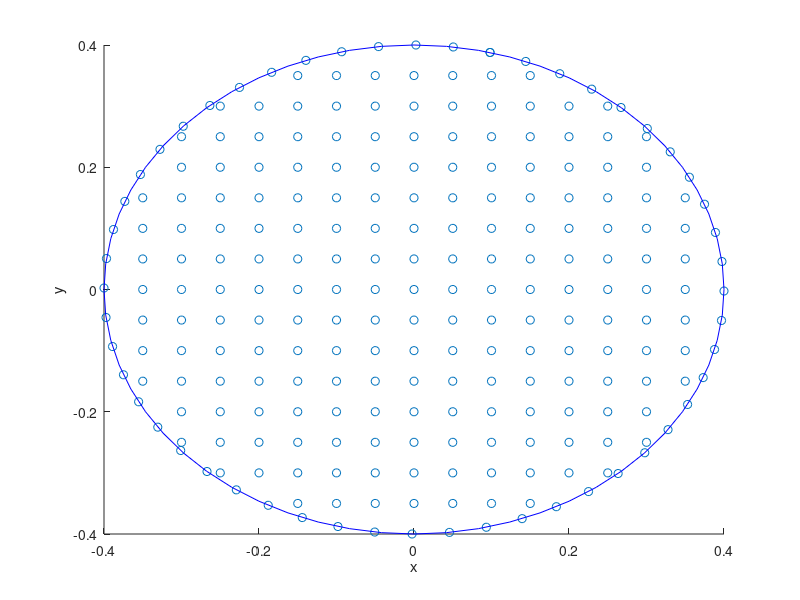

The MATLAB source for this figure: (Note: this script raises an error after producing the figure.)
%%
clear
load('./cir_coords.mat')
%load('/home/yiming/yiming_research/invariant_neural_operators-main/data_linear_peridynamic_solid/cir_coords05.mat')
domain1_coords=cir_coords(1:53,:);
%[xx,yy]=meshgrid(-0.4:0.1:0.4,-0.4:0.1:0.4);
[xx,yy]=meshgrid(-0.4:0.05:0.4,-0.4:0.05:0.4);
xx=xx(:);
yy=yy(:);
rr=xx.^2+yy.^2;
kk=floor(0.8/0.05)+1;
for i=1:kk^2
    if rr(i)<0.4^2
        domain1_coords=[domain1_coords;[xx(i),yy(i)]];
    end
end
figure(1)
scatter(domain1_coords(:,1),domain1_coords(:,2))
hold on
rectangle('Position', [[-0.4 -0.4], 2*0.4, 2*0.4], 'Curvature', [1,1], 'EdgeColor', 'b');
xlabel('x')
ylabel('y')
%set(gca,'FontSize',20)
pause(1)

Nh=41;
dh=1/(Nh-1);
[X,Y]=meshgrid(-0.5:dh:0.5, -0.5:dh:0.5);
ul_all=0;
ucla=0;
j=0;
for i=201:300
    dir='ubctest_final_order2_0075_0075_coef5';
    uname=['/home/yiming/yiming_research/fenics/HGO2d/',dir,'/displacement_',num2str(i-1),'.txt'];
    fname=['/home/yiming/yiming_research/fenics/HGO2d/',dir,'/bodyforce_',num2str(i-1),'.txt'];
    
    %filename = 'your_file.txt';  % Specify the file name or path
    if exist(uname, 'file') == 2
        j=j+1;
        u_all=load(uname);
        f_all=load(fname);
        %{
        figure(2)
        subplot(2,2,1)
        surf(reshape(u_all(:,1),Nh,Nh))
        title('ux')
        view(2)
        grid off
        colorbar
        xlim([1 41])
        ylim([1 41])

        subplot(2,2,2)
        surf(reshape(u_all(:,2),Nh,Nh))
        title('uy')
        view(2)
        grid off
        colorbar
        xlim([1 41])
        ylim([1 41])

        subplot(2,2,3)
        surf(reshape(f_all(:,1),Nh,Nh))
        title('fx')
        view(2)
        grid off
        colorbar
        xlim([1 41])
        ylim([1 41])

        subplot(2,2,4)
        surf(reshape(f_all(:,2),Nh,Nh))
        title('fy')
        view(2)
        grid off
        colorbar
        xlim([1 41])
        ylim([1 41])

        %saveas(gcf, ['/home/yiming/yiming_research/fenics/HGO2d/',dir,'/uf',num2str(i-1),'.png']);  % Save as PNG file
        %pause(1)
        %}

        newu1=interp2(X,Y,reshape(u_all(:,1),Nh,Nh),domain1_coords(:,1),domain1_coords(:,2),'spline');
        newu2=interp2(X,Y,reshape(u_all(:,2),Nh,Nh),domain1_coords(:,1),domain1_coords(:,2),'spline');

        newf1=interp2(X,Y,reshape(f_all(:,1),Nh,Nh),domain1_coords(:,1),domain1_coords(:,2),'spline');
        newf2=interp2(X,Y,reshape(f_all(:,2),Nh,Nh),domain1_coords(:,1),domain1_coords(:,2),'spline');

        u(j,:)=[newu1',newu2'];
        f(j,:)=[newf1',newf2'];

        %simple diff test
        ux1=reshape(u_all(:,1),Nh,Nh);
        uy1=reshape(u_all(:,2),Nh,Nh);
        n=Nh;
        dux1=(ux1(:,3:n)-ux1(:,1:n-2))/(1/(n-1)*2);
        duy1=(uy1(3:n,:)-uy1(1:n-2,:))/(1/(n-1)*2);
        div=dux1(2:n-1,:)+duy1(:,2:n-1);
        dn=4;
        divl=sqrt(sum(sum(div(dn:n-dn-1,dn:n-dn-1).^2))/((n-2*dn-1)^2));
        ul=sqrt(sum(sum(ux1(dn+1:n-dn,dn+1:n-dn).^2)+sum(uy1(dn+1:n-dn,dn+1:n-dn).^2))/((n-2*dn-1)^2));
        
        fprintf('i=%d, j=%d, ',i, j)
        
        fprintf('simple div test: %f, ', divl/ul)
        ul_all=ul_all+ul;
        
        ucl=norm(u(j,:));
        ucla=ucla+ucl;
        %ccl=3.424909; 
        ccl=norm(domain1_coords);
        fprintf('u norm: %f, coord norm: %f\n', ucl, ccl)
        
        if mod(j,100)<100
        figure(3)
        subplot(2,3,1)
        surfir(domain1_coords(:,1),domain1_coords(:,2),newu1);
        title('ux')
        view(2)
        grid off
        colorbar

        subplot(2,3,4)
        surfir(domain1_coords(:,1),domain1_coords(:,2),newu2);
        title('uy')
        view(2)
        grid off
        colorbar

        subplot(2,3,2)
        surfir(domain1_coords(:,1),domain1_coords(:,2),newu1+domain1_coords(:,1));
        title('ux+x')
        view(2)
        grid off
        colorbar

        subplot(2,3,5)
        surfir(domain1_coords(:,1),domain1_coords(:,2),newu2+domain1_coords(:,2));
        title('uy+y')
        view(2)
        grid off
        colorbar

        subplot(2,3,3)
        surfir(domain1_coords(:,1),domain1_coords(:,2),newf1);
        title('fx')
        view(2)
        grid off
        colorbar

        subplot(2,3,6)
        surfir(domain1_coords(:,1),domain1_coords(:,2),newf2);
        title('fy')
        view(2)
        grid off
        colorbar
        
        fig=gcf;
        fig.Position(3:4) = [1400, 600];
        %pause(2)

        %saveas(gcf, ['/home/yiming/yiming_research/fenics/HGO2d/',dir,'/uf',num2str(i-1),'_j',num2str(j),'.png']);  % Save as PNG file
        end
        
    
    end
    
end
fprintf('u norm avg: %f, coord norm: %f, ratio: %f\n',ucla/j, ccl, ucla/j/ccl)
coords=domain1_coords;
save(['./',dir,'_domain0.mat'],'u','f','coords')
